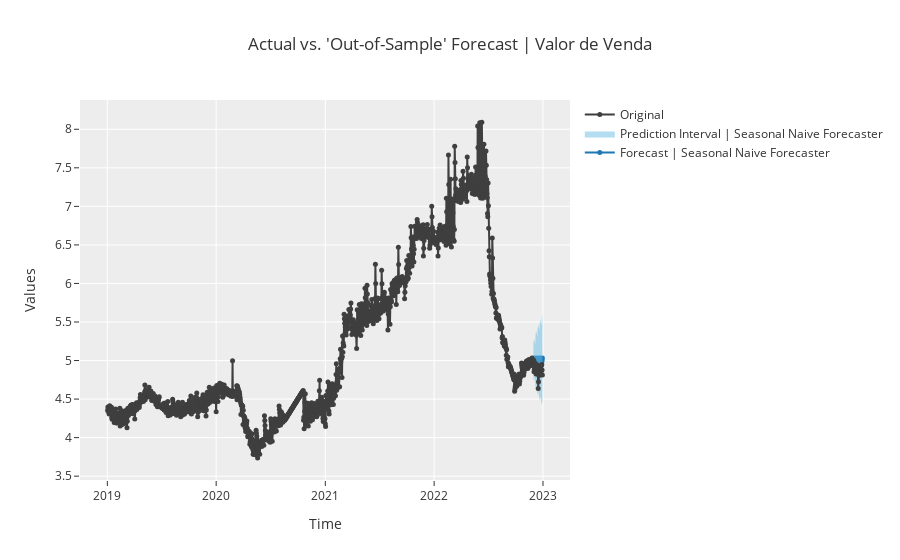

Notebook code for this chart:
### Code cell
plot_model(snaive_model, plot = 'forecast')
